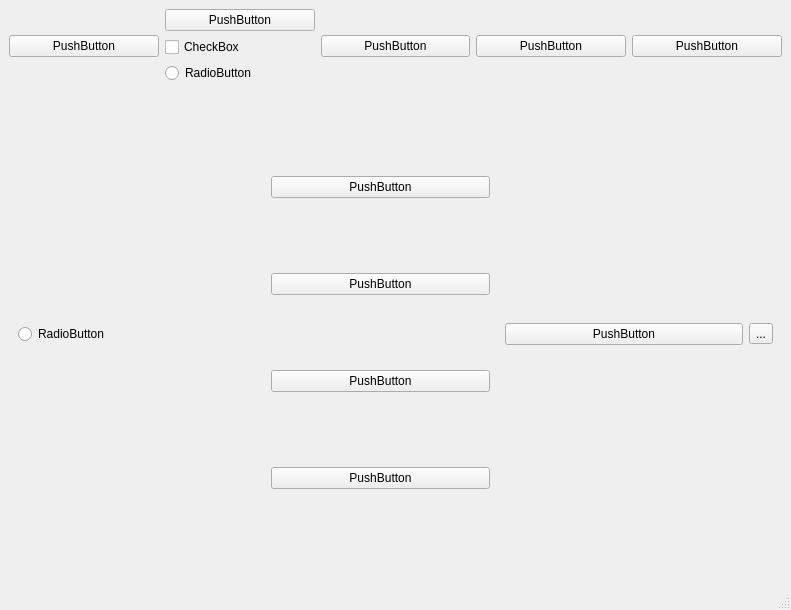
<?xml version="1.0" encoding="UTF-8"?>
<ui version="4.0">
 <class>MainWindow</class>
 <widget class="QMainWindow" name="MainWindow">
  <property name="geometry">
   <rect>
    <x>0</x>
    <y>0</y>
    <width>791</width>
    <height>610</height>
   </rect>
  </property>
  <property name="windowTitle">
   <string>MainWindow</string>
  </property>
  <widget class="QWidget" name="centralwidget">
   <layout class="QVBoxLayout" name="verticalLayout_5">
    <item>
     <layout class="QHBoxLayout" name="horizontalLayout">
      <item>
       <widget class="QPushButton" name="pushButton_3">
        <property name="text">
         <string>PushButton</string>
        </property>
       </widget>
      </item>
      <item>
       <layout class="QVBoxLayout" name="verticalLayout_4">
        <item>
         <widget class="QPushButton" name="pushButton_9">
          <property name="text">
           <string>PushButton</string>
          </property>
         </widget>
        </item>
        <item>
         <widget class="QCheckBox" name="checkBox">
          <property name="text">
           <string>CheckBox</string>
          </property>
         </widget>
        </item>
        <item>
         <widget class="QRadioButton" name="radioButton">
          <property name="text">
           <string>RadioButton</string>
          </property>
         </widget>
        </item>
       </layout>
      </item>
      <item>
       <widget class="QPushButton" name="pushButton_4">
        <property name="text">
         <string>PushButton</string>
        </property>
       </widget>
      </item>
      <item>
       <widget class="QPushButton" name="pushButton">
        <property name="text">
         <string>PushButton</string>
        </property>
       </widget>
      </item>
      <item>
       <widget class="QPushButton" name="pushButton_2">
        <property name="text">
         <string>PushButton</string>
        </property>
       </widget>
      </item>
     </layout>
    </item>
    <item>
     <widget class="QWidget" name="widget_2" native="true">
      <layout class="QHBoxLayout" name="horizontalLayout_2">
       <item>
        <widget class="QRadioButton" name="radioButton_2">
         <property name="text">
          <string>RadioButton</string>
         </property>
        </widget>
       </item>
       <item>
        <widget class="QWidget" name="widget" native="true">
         <layout class="QVBoxLayout" name="verticalLayout">
          <item>
           <widget class="QPushButton" name="pushButton_6">
            <property name="text">
             <string>PushButton</string>
            </property>
           </widget>
          </item>
          <item>
           <widget class="QPushButton" name="pushButton_7">
            <property name="text">
             <string>PushButton</string>
            </property>
           </widget>
          </item>
          <item>
           <widget class="QPushButton" name="pushButton_5">
            <property name="text">
             <string>PushButton</string>
            </property>
           </widget>
          </item>
          <item>
           <widget class="QPushButton" name="pushButton_8">
            <property name="text">
             <string>PushButton</string>
            </property>
           </widget>
          </item>
         </layout>
        </widget>
       </item>
       <item>
        <widget class="QPushButton" name="pushButton_10">
         <property name="text">
          <string>PushButton</string>
         </property>
        </widget>
       </item>
       <item>
        <widget class="QToolButton" name="toolButton">
         <property name="text">
          <string>...</string>
         </property>
        </widget>
       </item>
      </layout>
     </widget>
    </item>
   </layout>
  </widget>
  <widget class="QMenuBar" name="menubar">
   <property name="geometry">
    <rect>
     <x>0</x>
     <y>0</y>
     <width>791</width>
     <height>26</height>
    </rect>
   </property>
  </widget>
  <widget class="QStatusBar" name="statusbar"/>
 </widget>
 <resources/>
 <connections/>
</ui>
